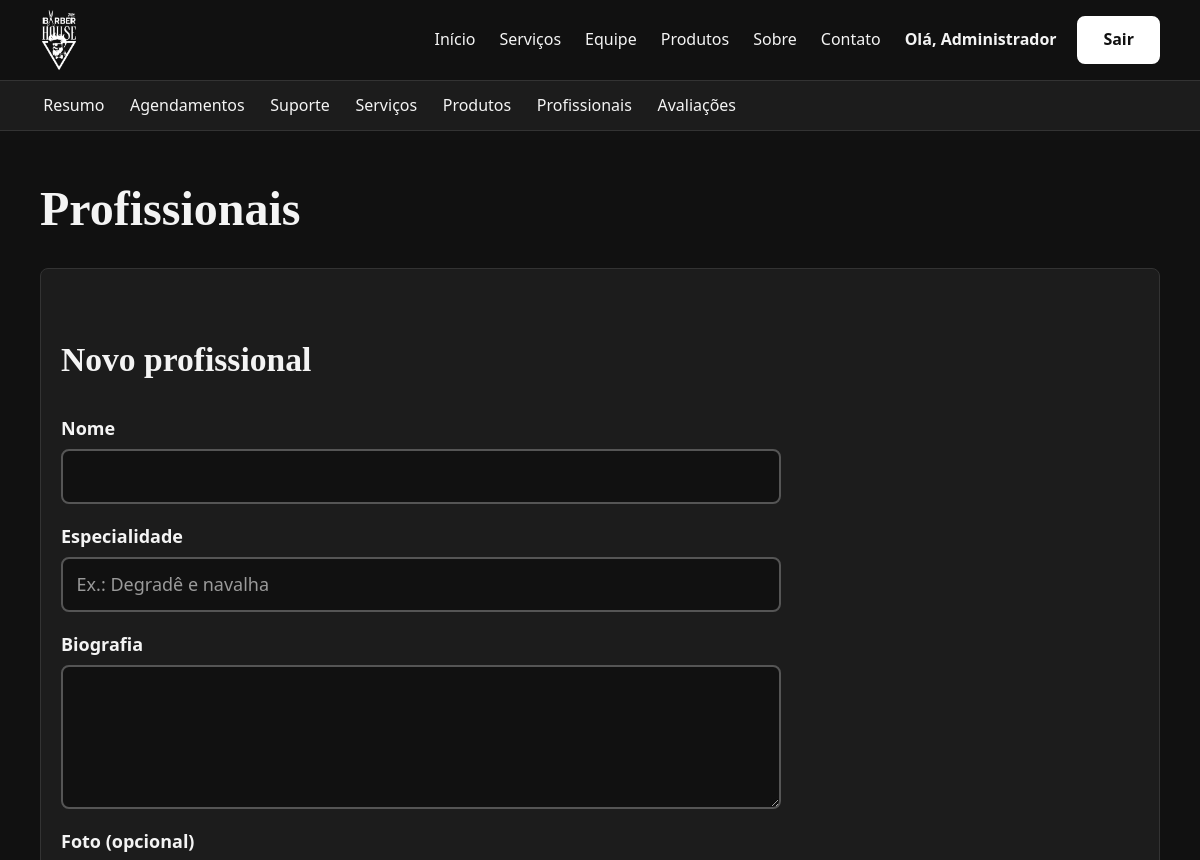
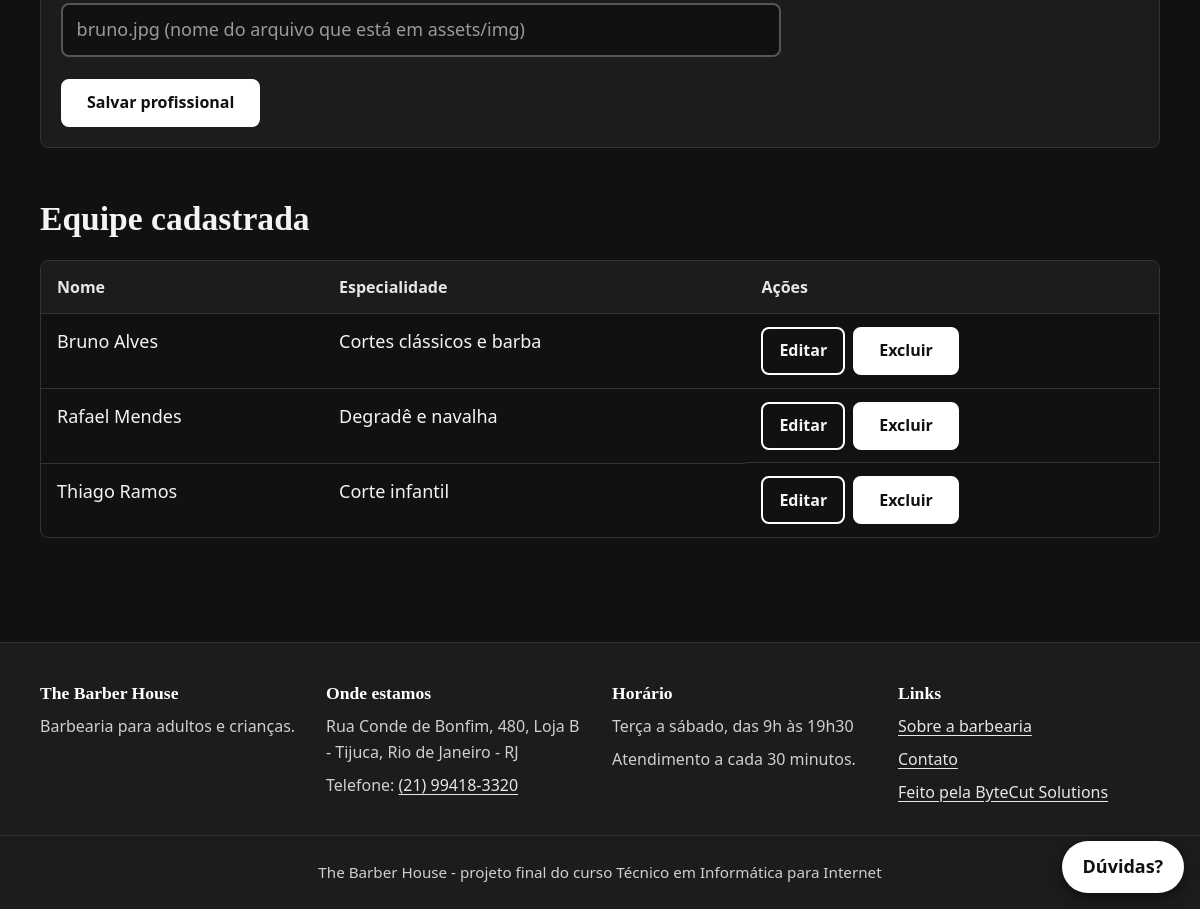
Screenshot of /admin/profissionais.php (signed in) with the database file from the repository (2 pictures, top to bottom).
### tables this page shows
CREATE TABLE profissionais (
    id INT AUTO_INCREMENT PRIMARY KEY,
    nome VARCHAR(120) NOT NULL,
    especialidade VARCHAR(150) NOT NULL,
    bio TEXT,
    imagem VARCHAR(255) NULL
);

### includes/funcoes.php (called while the page is built, shortened)
<?php
function e($texto) {
    return htmlspecialchars((string) $texto, ENT_QUOTES, "UTF-8");
}

### admin/profissionais.php (the view, shortened to what this page needs)
<?php
require_once "../includes/funcoes.php";
$id            = "";
$nome          = "";
$especialidade = "";
$bio           = "";
$imagem        = "";
$profissionais = $pdo->query("SELECT * FROM profissionais ORDER BY nome")->fetchAll();
require_once "../includes/header.php";
?>
<section class="secao">
    <div class="container">
        <h1>Profissionais</h1>
        <section class="cartao cartao-corpo" aria-labelledby="titulo-form">
            <h2 id="titulo-form"><?php if ($id != "") { echo "Editar profissional"; } else { echo "Novo profissional"; } ?></h2>
            <form method="post" class="formulario formulario-largo">
                <label for="nome">Nome</label>
                <input type="text" id="nome" name="nome" value="<?= e($nome) ?>" maxlength="120" required>
                <label for="especialidade">Especialidade</label>
                <input type="text" id="especialidade" name="especialidade" value="<?= e($especialidade) ?>" maxlength="150" placeholder="Ex.: Degradê e navalha" required>
                <label for="bio">Biografia</label>
                <textarea id="bio" name="bio" rows="4"><?= e($bio) ?></textarea>
                <label for="imagem">Foto (opcional)</label>
                <input type="text" id="imagem" name="imagem" value="<?= e($imagem) ?>" maxlength="255" placeholder="bruno.jpg (nome do arquivo que está em assets/img)">
                <div class="botoes-linha">
                    <button type="submit" class="botao">Salvar profissional</button>
                </div>
            </form>
        </section>
        <h2>Equipe cadastrada</h2>
        <div class="tabela-rolagem">
            <table>
                <thead><tr><th>Nome</th><th>Especialidade</th><th>Ações</th></tr></thead>
                <tbody>
                <?php foreach ($profissionais as $p): ?>
                    <tr>
                        <td><?= e($p["nome"]) ?></td>
                        <td><?= e($p["especialidade"]) ?></td>
                        <td class="acoes">
                            <a class="botao botao-pequeno botao-contorno" href="profissionais.php?editar=<?= (int) $p["id"] ?>">Editar<span class="so-leitor"> <?= e($p["nome"]) ?></span></a>
                            <form method="post" data-confirmar="Excluir <?= e($p["nome"]) ?>? Os agendamentos dele ficam sem barbeiro definido.">
                                <button type="submit" class="botao botao-pequeno botao-perigo">Excluir<span class="so-leitor"> <?= e($p["nome"]) ?></span></button>
                            </form>
                        </td>
                    </tr>
                <?php endforeach; ?>
                </tbody>
            </table>
        </div>
    </div>
</section>
<?php require_once "../includes/footer.php"; ?>

### assets/css/style.css (style rules this page uses)
:root { --preto: #111111; --grafite: #1c1c1c; --linha: #333333; --destaque: #ffffff; --destaque-claro: #e6e6e6; --gelo: #f4f4f4; --suave: #cfcfcf; --erro: #ff9b92; --ok: #8fd19e; --aviso: #f0c36a; --raio: 8px; }
*, *::before, *::after { box-sizing: border-box; }
html { scroll-behavior: smooth; }
body { margin: 0; background: var(--preto); color: var(--gelo); font-family: "Segoe UI", system-ui, -apple-system, Arial, sans-serif; font-size: 1.125rem; line-height: 1.65; }
h1, h2, h3, h4 { font-family: Georgia, "Times New Roman", serif; line-height: 1.25; margin: 0 0 0.6em; font-weight: 700; }
h1 { font-size: clamp(2rem, 5vw, 3rem); }
h2 { font-size: clamp(1.5rem, 3.5vw, 2.1rem); margin-top: 1.5em; }
a { color: var(--destaque-claro); text-underline-offset: 3px; }
.container { width: min(1120px, 100% - 2rem); margin-inline: auto; }
.botao, button.botao { display: inline-flex; align-items: center; justify-content: center; min-height: 48px; padding: 0.7rem 1.5rem; background: var(--destaque); color: #111111; border: 2px solid var(--destaque); border-radius: var(--raio); font: inherit; font-weight: 700; font-size: 1rem; text-decoration: none; cursor: pointer; line-height: 1.2; }
.botao-contorno { background: transparent; color: var(--gelo); }
.botao-pequeno { min-height: 44px; padding: 0.45rem 1rem; }
.botao-perigo { background: transparent; color: var(--erro); border-color: var(--erro); }
.secao { padding: 3rem 0; }
.cartao { background: var(--grafite); border: 1px solid var(--linha); border-radius: var(--raio); overflow: hidden; }
.cartao-corpo { padding: 1.25rem; }
.formulario { display: flex; flex-direction: column; gap: 0.35rem; }
.formulario-largo { max-width: 720px; }
label { font-weight: 600; margin-top: 0.8rem; }
input[type="text"], input[type="email"], input[type="password"], input[type="date"], input[type="number"], input[type="tel"], select, textarea { width: 100%; min-height: 48px; padding: 0.65rem 0.85rem; background: var(--preto); color: var(--gelo); border: 2px solid #555555; border-radius: var(--raio); font: inherit; }
textarea { resize: vertical; }
::placeholder { color: #9a9a9a; }
.formulario .botao { margin-top: 1.2rem; align-self: flex-start; }
.botoes-linha { display: flex; flex-wrap: wrap; gap: 0.8rem; align-items: center; margin-top: 1rem; }
.botoes-linha .botao { margin-top: 0; }
.tabela-rolagem { overflow-x: auto; border: 1px solid var(--linha); border-radius: var(--raio); margin-bottom: 1.5rem; }
table { width: 100%; border-collapse: collapse; min-width: 640px; }
th, td { padding: 0.8rem 1rem; text-align: left; border-bottom: 1px solid var(--linha); vertical-align: top; }
th { background: var(--grafite); color: var(--destaque-claro); font-size: 1rem; }
tbody tr:last-child td { border-bottom: 0; }
td.acoes { display: flex; flex-wrap: wrap; gap: 0.5rem; }
td.acoes form { margin: 0; }

### rows the page displays
profissionais: nome "Bruno Alves", especialidade "Cortes clássicos e barba"
profissionais: nome "Rafael Mendes", especialidade "Degradê e navalha"
profissionais: nome "Thiago Ramos", especialidade "Corte infantil"

### other values shown
primeiro_nome($u["nome"]) "Administrador"
$endereco_barbearia "Rua Conde de Bonfim, 480, Loja B - Tijuca, Rio de Janeiro - RJ"
$telefone_barbearia "(21) 99418-3320"
$horario_barbearia "Terça a sábado, das 9h às 19h30"
